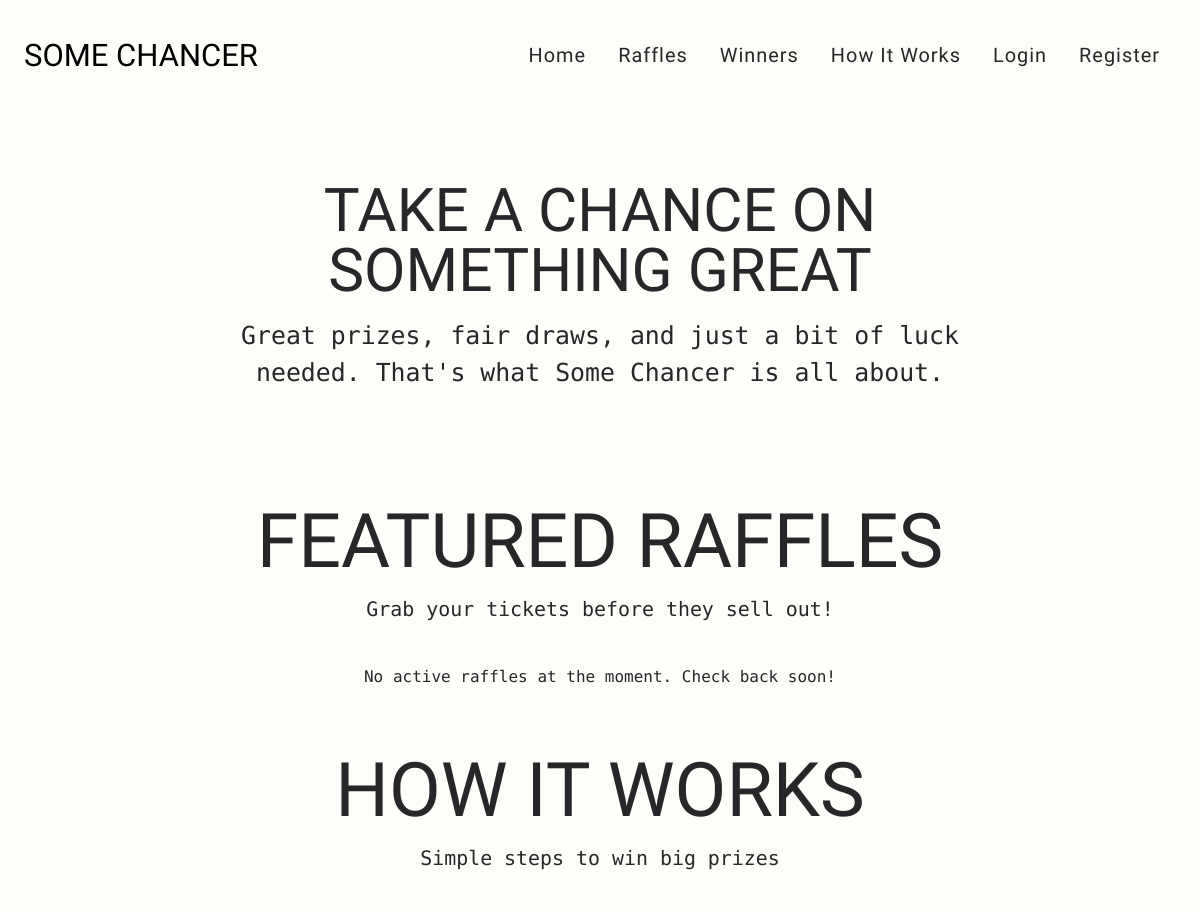
The app's page / (upper part), older data.
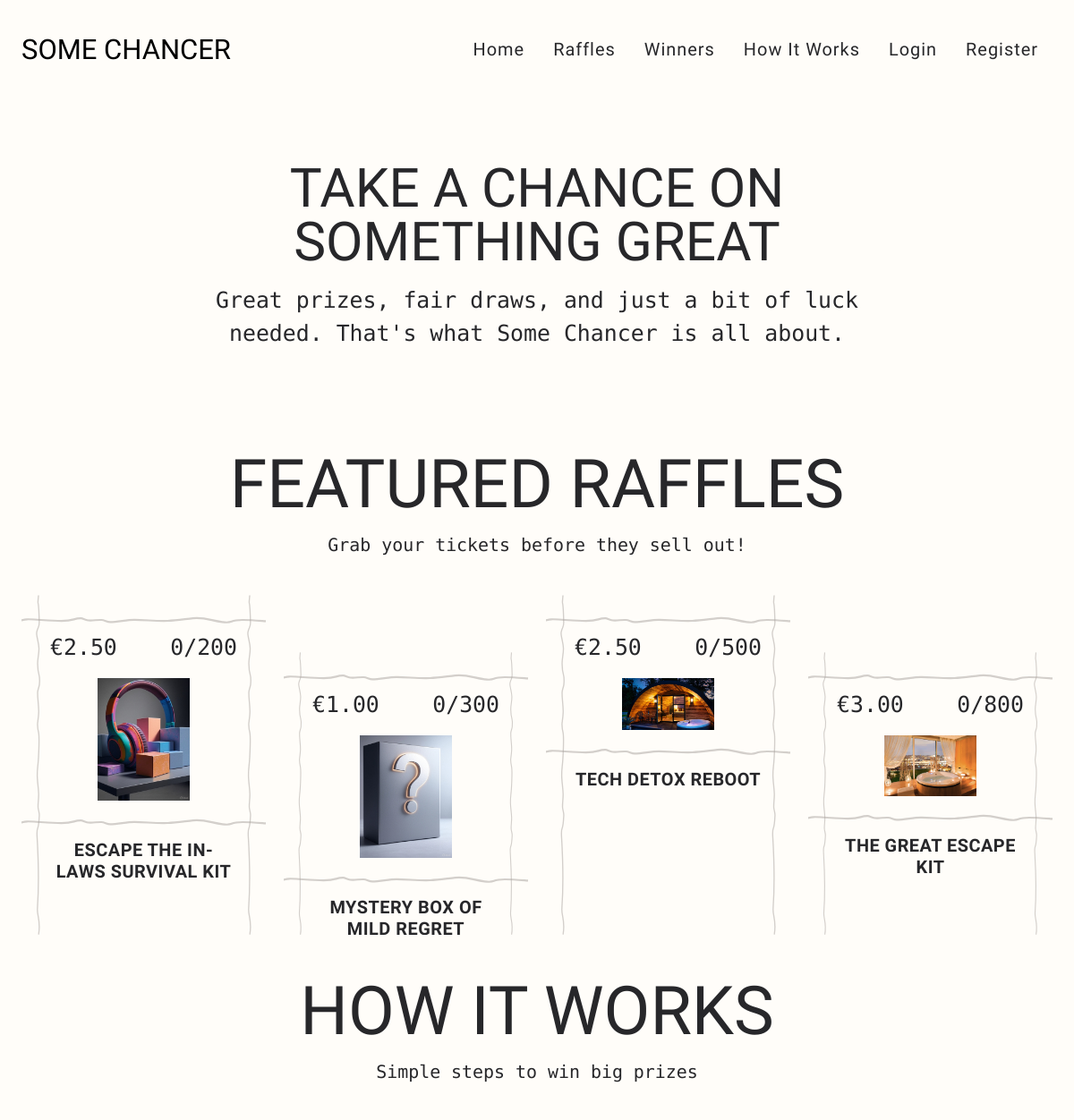
The same page, newer data.
### raffles/models.py (models this page shows, shortened)
class Raffle(models.Model):
    title = models.CharField(max_length=255)
    description = models.TextField()
    image = models.ImageField(upload_to='raffle_images/', blank=True, null=True)
    total_tickets = models.PositiveIntegerField()
    ticket_price = models.DecimalField(max_digits=10, decimal_places=2)
    start_date = models.DateTimeField()
    end_date = models.DateTimeField()
    is_active = models.BooleanField(default=True)
    created_at = models.DateTimeField(auto_now_add=True)
    featured = models.BooleanField(default=False)
    def tickets_sold(self):
        return self.ticket_set.count()

### raffles/views.py (the view)
# urls.py: path('', views.home, name='home'),
@cache_page(settings.CACHE_TIMEOUT)
def home(request):
    active_raffles = Raffle.objects.filter(is_active=True, end_date__gt=timezone.now())
    featured_raffles = active_raffles.filter(featured=True)[:4]
    if featured_raffles.count() < 4:
        more_raffles = active_raffles.exclude(id__in=featured_raffles.values_list('id', flat=True))
        featured_raffles = list(featured_raffles) + list(more_raffles[:4-featured_raffles.count()])
    return render(request, 'raffles/home.html', {
        'featured_raffles': featured_raffles,
        'now': timezone.now(),
    })

### templates/raffles/home.html (shortened to what this page needs)
{% extends 'base.html' %}
{% load static %}
{% block content %}
<div class="container hero">
    <div class="row">
        <div class="col-md-8 offset-md-2 text-center">
            <h1 class="hero-title">Take a Chance on Something Great</h1>
            <p class="hero-subtitle">Great prizes, fair draws, and just a bit of luck needed. That's what Some Chancer is all about.</p>
        </div>
    </div>
</div>
<div class="container mb-5">
    <section class="raffle-grid-section">
        <div class="title-section">
            <h2 class="section-title">Featured Raffles</h2>
        </div>
        <div class="subtitle-section">
            <p class="section-subtitle">Grab your tickets before they sell out!</p>
        </div>
        <div class="raffle-grid">
            {% for raffle in featured_raffles %}
            <div class="raffle-card">
                <div class="raffle-details">
                    <span class="raffle-price">€{{ raffle.ticket_price }}</span>
                    <span class="raffle-tickets">{{ raffle.tickets_sold }}/{{ raffle.total_tickets }}</span>
                </div>
                <div class="raffle-image-wrapper">
                    <svg xmlns="http://www.w3.org/2000/svg" fill="none" viewBox="0 0 166 306" preserveAspectRatio="none" class="scribble-svg">
                        <path class="scribble-path" filter="url(#squiggle)" stroke="#{{ forloop.counter|stringformat:"d"|add:"58"|slugify }}" stroke-linecap="round" stroke-linejoin="round" stroke-width="12" d="M126 8c-10 10-26 17-41 22-24 9-50 14-74 23a152 152 0 0 0 24 3l50 1c5 0 17 0 20 4 3 3-13 6-15 6a689 689 0 0 0-45 12c1 2 7 2 9 2 11 2 22 1 33 1l48-2 17 1c2 0-2 2-3 2l-8 2-60 11-32 7c-5 1-12 2-16 5-2 1 8 3 9 4 13 2 27 2 39 2 14 0 29-2 43 0 3 1 7 1 3 3-7 3-15 4-23 6l-41 7c-10 2-22 5-31 9-2 2-1 2 1 3l23 2c22 1 43 0 64 3 4 0 4 1 1 2l-20 7c-11 3-22 5-32 9l-14 6c-3 4 32 7 35 7 20 1 43 0 62 6 1 1 5 2 4 3-3 3-9 4-12 5-28 7-57 9-85 15l-30 7-9 3h1l13 1 53-1c15-1 31-1 47 1 10 1-2 4-6 5-14 4-29 5-44 8l-39 7c-2 1-22 5-22 7 0 3 58 4 65 5 6 0 17 0 23 3 1 1-4 3-4 3-16 6-36 7-52 10l-13 3a227 227 0 0 0 49 4c20 0 41 7 62 7"></path>
                    </svg>
                    {% if raffle.image %}
                    <img src="{{ raffle.image.url }}" alt="{{ raffle.title }}" class="raffle-image" />
                    {% else %}
                    <div class="bg-secondary text-white d-flex align-items-center justify-content-center" style="height: 150px;">No Image</div>
                    {% endif %}
                </div>
                <div class="title-wrapper">
                    <h3 class="raffle-title">{{ raffle.title }}</h3>
                </div>
            </div>
            {% empty %}
            <div class="col-12 text-center">
                <p>No active raffles at the moment. Check back soon!</p>
            </div>
            {% endfor %}
        </div>
    </section>
</div>
<div class="container my-5">
    <div class="title-section">
        <h2 class="section-title">How It Works</h2>
    </div>
    <div class="subtitle-section">
        <p class="section-subtitle">Simple steps to win big prizes</p>
    </div>
</div>
{% endblock %}

Row changes from the older to the newer data that the page shows:
added Raffle: ticket_price "2.50", tickets_sold "0", total_tickets "200", image (picture), title "ESCAPE THE IN-LAWS SURVIVAL KIT"
added Raffle: ticket_price "1.00", tickets_sold "0", total_tickets "300", image (picture), title "MYSTERY BOX OF MILD REGRET"
added Raffle: ticket_price "2.50", tickets_sold "0", total_tickets "500", image (picture), title "TECH DETOX REBOOT"
added Raffle: ticket_price "3.00", tickets_sold "0", total_tickets "800", image (picture), title "THE GREAT ESCAPE KIT"
Text that changed along with them:
text no longer shown: "No active raffles at the moment. Check back soon!"
